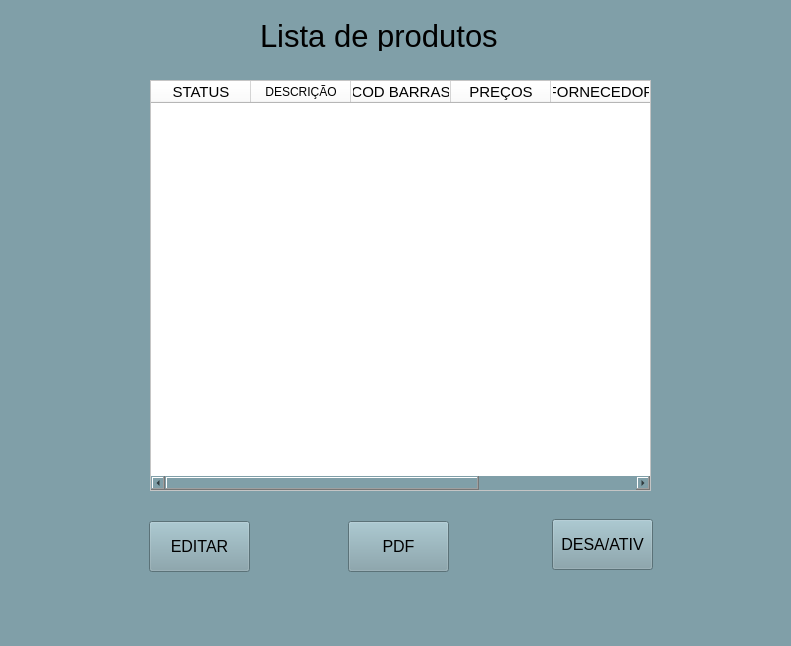
<?xml version="1.0" encoding="UTF-8"?>
<ui version="4.0">
 <class>MainWindow</class>
 <widget class="QMainWindow" name="MainWindow">
  <property name="geometry">
   <rect>
    <x>0</x>
    <y>0</y>
    <width>791</width>
    <height>646</height>
   </rect>
  </property>
  <property name="windowTitle">
   <string>MainWindow</string>
  </property>
  <property name="styleSheet">
   <string notr="true">background-color: rgb(128, 159, 168);</string>
  </property>
  <widget class="QWidget" name="centralwidget">
   <widget class="QLabel" name="label">
    <property name="geometry">
     <rect>
      <x>260</x>
      <y>20</y>
      <width>271</width>
      <height>31</height>
     </rect>
    </property>
    <property name="font">
     <font>
      <pointsize>23</pointsize>
     </font>
    </property>
    <property name="text">
     <string>Lista de produtos</string>
    </property>
   </widget>
   <widget class="QTableWidget" name="tableWidget">
    <property name="geometry">
     <rect>
      <x>150</x>
      <y>80</y>
      <width>501</width>
      <height>411</height>
     </rect>
    </property>
    <property name="styleSheet">
     <string notr="true">background-color: rgb(255, 255, 255);</string>
    </property>
    <column>
     <property name="text">
      <string>STATUS</string>
     </property>
     <property name="font">
      <font>
       <pointsize>11</pointsize>
      </font>
     </property>
    </column>
    <column>
     <property name="text">
      <string>DESCRIÇÃO</string>
     </property>
    </column>
    <column>
     <property name="text">
      <string>COD BARRAS</string>
     </property>
     <property name="font">
      <font>
       <pointsize>11</pointsize>
      </font>
     </property>
    </column>
    <column>
     <property name="text">
      <string>PREÇOS</string>
     </property>
     <property name="font">
      <font>
       <pointsize>11</pointsize>
      </font>
     </property>
    </column>
    <column>
     <property name="text">
      <string>FORNECEDOR</string>
     </property>
     <property name="font">
      <font>
       <pointsize>11</pointsize>
      </font>
     </property>
    </column>
    <column>
     <property name="text">
      <string>MARCA</string>
     </property>
     <property name="font">
      <font>
       <pointsize>11</pointsize>
      </font>
     </property>
    </column>
   </widget>
   <widget class="QPushButton" name="pushButton">
    <property name="geometry">
     <rect>
      <x>348</x>
      <y>521</y>
      <width>101</width>
      <height>51</height>
     </rect>
    </property>
    <property name="font">
     <font>
      <pointsize>12</pointsize>
     </font>
    </property>
    <property name="text">
     <string>PDF</string>
    </property>
   </widget>
   <widget class="QPushButton" name="pushButton_3">
    <property name="geometry">
     <rect>
      <x>149</x>
      <y>521</y>
      <width>101</width>
      <height>51</height>
     </rect>
    </property>
    <property name="font">
     <font>
      <pointsize>12</pointsize>
     </font>
    </property>
    <property name="text">
     <string>EDITAR</string>
    </property>
   </widget>
   <widget class="QPushButton" name="pushButton_2">
    <property name="geometry">
     <rect>
      <x>552</x>
      <y>519</y>
      <width>101</width>
      <height>51</height>
     </rect>
    </property>
    <property name="font">
     <font>
      <pointsize>12</pointsize>
     </font>
    </property>
    <property name="text">
     <string>DESA/ATIV</string>
    </property>
   </widget>
  </widget>
  <widget class="QMenuBar" name="menubar">
   <property name="geometry">
    <rect>
     <x>0</x>
     <y>0</y>
     <width>791</width>
     <height>22</height>
    </rect>
   </property>
  </widget>
  <widget class="QStatusBar" name="statusbar"/>
 </widget>
 <resources/>
 <connections/>
</ui>
